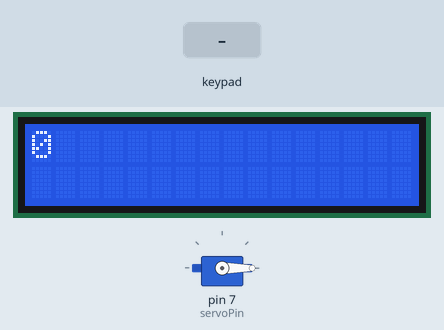
This sketch was run on a simulated Arduino Uno, built with avr-gcc and run on an emulated ATmega328P. Parts: 16×2 character LCD, servo. Inputs (shaded band) come from the test bench.

Above: at 1.2 s.
1.3 s: keypad keys 0 1 2 3 pressed 0.4 s apart
At 3.0 s:
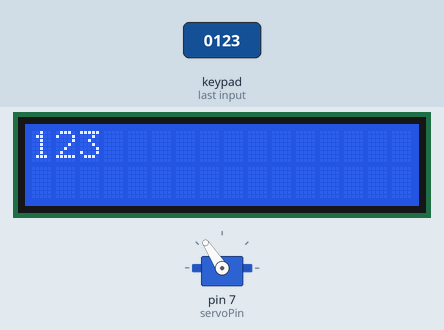
4.4 s: key '7' pressed
At 5.6 s:
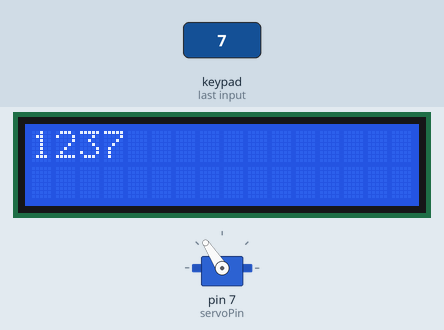
5.9 s: key '8' pressed
At 6.9 s:
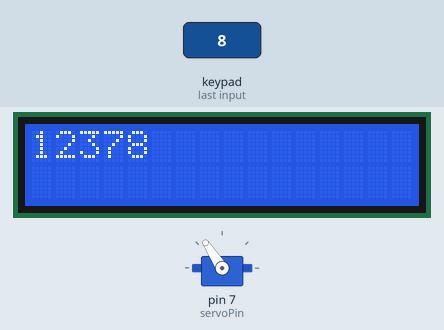
7.4 s: keypad keys 0 1 2 3 = pressed 0.4 s apart
At 10.0 s:
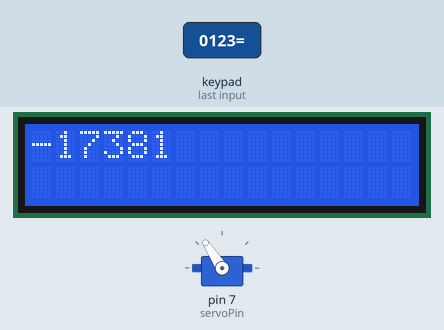
10.9 s: key 'C' pressed
At 11.9 s:
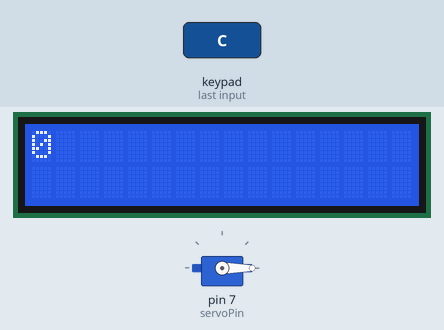
12.4 s: keypad keys 4 5 6 pressed 0.4 s apart
At 14.6 s:
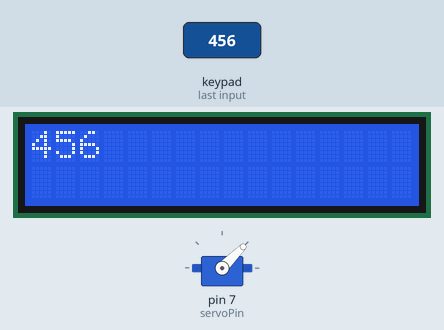
Timing chart, 0 to 16.1 s (numbered marks = the images above; inputs shaded):
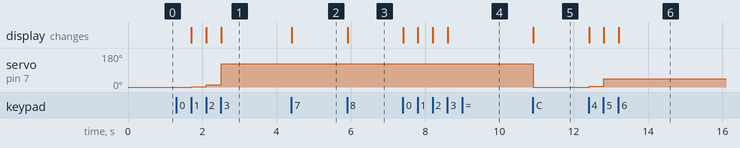

Measured:
- after the input at 1.3 s, servo on pin 7 (servoPin): 0° → 1° after 0.40 s, → 12° 0.40 s later, → 123° 0.40 s later; the display: first changes after 0.40 s (image 1 shows a later state)
- after the input at 4.4 s, the display: changes at once (image 2)
- after the input at 5.9 s, the display: changes at once (image 3)
- after the input at 7.4 s, the display: first changes at once (image 4 shows a later state)
- after the input at 10.9 s, servo on pin 7 (servoPin): 123° → 0° at once; the display: changes at once (image 5)
- after the input at 12.4 s, servo on pin 7 (servoPin): 0° → 4° at once, → 45° 0.39 s later; the display: first changes at once (image 6 shows a later state)

The sketch:

servo.ino
```cpp
#include <Servo.h>
#include <LiquidCrystal.h>
#include <Keypad.h>

const byte ROWS = 4;
const byte COLS = 3;
char keys[ROWS][COLS] = {
  {'7','8','9'},
  {'4','5','6'},
  {'1','2','3'},
  {'C','0','='}
};
Servo servo;
byte rowPins[ROWS] = { 0, 1, 2, 3 };
byte colPins[COLS] = { 4, 5, 6};
Keypad kpd = Keypad( makeKeymap(keys), rowPins, colPins, ROWS, COLS );
const int rs = 8, en = 9, d4 = 10, d5 = 11, d6 = 12, d7 = 13, servoPin = 7;
LiquidCrystal lcd(rs, en, d4, d5, d6, d7);
char key;
int numToBeShown = 0;
bool changed = false;

void setup() {
  lcd.begin(16, 2);
  lcd.print(numToBeShown);
  servo.attach(servoPin, 1000, 2000);
  servo.write(numToBeShown);
}
void DetectButton(){
  lcd.clear();
  if ( key >= '0' && key <= '9' ){
    if (numToBeShown == 0)
      numToBeShown = key - '0';
    else
      numToBeShown = (key - '0') + numToBeShown * 10;
    changed = true;
  }else if ( key == 'C' ){
    numToBeShown = 0;
    changed = true;
  }
}
void loop() {
  key = kpd.getKey();
  if (key != NO_KEY){
    DetectButton();
    lcd.print(numToBeShown);
  }
  if (changed && numToBeShown >= 0 && numToBeShown <= 180) {
    changed = false;
    servo.write(numToBeShown);
  }
}
```
